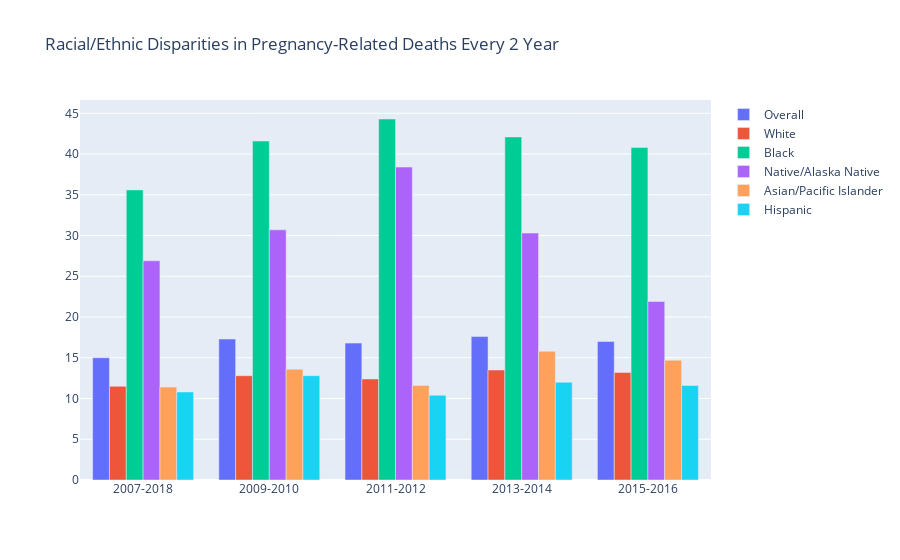

Write notebook code for a chart like this one.
### Code cell
fig = go.Figure(data=[
    go.Bar(name='Overall', x=t_df['Time Period'], y=t_df[' Total PRMR']),
    go.Bar(name='White', x=t_df['Time Period'], y=t_df['White PRMR']),
    go.Bar(name='Black', x=t_df['Time Period'], y=t_df['Black PRMR']),
    go.Bar(name='Native/Alaska Native', x=t_df['Time Period'], y=t_df['AI/AN PRMR']),
    go.Bar(name='Asian/Pacific Islander', x=t_df['Time Period'], y=t_df['Asian/ PI']),
    go.Bar(name='Hispanic', x=t_df['Time Period'], y=t_df['Hispanic PRMR']),
])

fig.update_layout(barmode='group')
fig.update_layout(title='Racial/Ethnic Disparities in Pregnancy-Related Deaths Every 2 Year')
fig.show()

### Figure 1 — Plotly figure (JSON) as saved in the notebook; plotly's stock layout.template omitted (floating-point values rounded to 4 significant figures)
{"data": [{"name": "Overall", "type": "bar", "x": ["2007-2018", "2009-2010", "2011-2012", "2013-2014", "2015-2016"], "y": [15, 17.3, 16.8, 17.6, 17]}, {"name": "White", "type": "bar", "x": ["2007-2018", "2009-2010", "2011-2012", "2013-2014", "2015-2016"], "y": [11.5, 12.8, 12.4, 13.5, 13.2]}, {"name": "Black", "type": "bar", "x": ["2007-2018", "2009-2010", "2011-2012", "2013-2014", "2015-2016"], "y": [35.6, 41.6, 44.3, 42.1, 40.8]}, {"name": "Native/Alaska Native", "type": "bar", "x": ["2007-2018", "2009-2010", "2011-2012", "2013-2014", "2015-2016"], "y": [26.9, 30.7, 38.4, 30.3, 21.9]}, {"name": "Asian/Pacific Islander", "type": "bar", "x": ["2007-2018", "2009-2010", "2011-2012", "2013-2014", "2015-2016"], "y": [11.4, 13.6, 11.6, 15.8, 14.7]}, {"name": "Hispanic", "type": "bar", "x": ["2007-2018", "2009-2010", "2011-2012", "2013-2014", "2015-2016"], "y": [10.8, 12.8, 10.4, 12, 11.6]}], "layout": {"barmode": "group", "title": {"text": "Racial/Ethnic Disparities in Pregnancy-Related Deaths Every 2 Year"}}}
